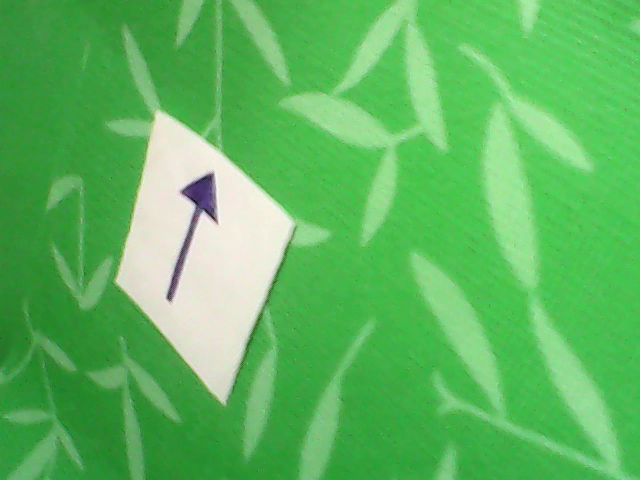
#> input picture data/imgs/arrow/vlcsnap-2020-10-21-18h01m22s212.png, 640 x 480 px; its folder holds only this picture in this run
$ jupyter execute --allow-errors cv_hw3.ipynb   (shell and % lines are left out)
#> lines starting #> are read from the running program, lines starting #| are printed output that depends on the picture; after the words box and inside, x2 and y2 are one past the last pixel; in counts of white or black regions, pixels touching at a corner belong together
# Домашнее задание 3

1) [1 балл] Реализуйте чтение изображений, лежащих в /data/imgs/arrow (как в демо с калибровкой камеры с семинара). Вся обязательная часть задания выполняется с этими изображениями

1) [2 балла] Реализуйте нахождение расстояния от камеры до листка, учитывая, что это тот же листок, что был в первом демо

2) [3 балла] Реализуйте приведение изображения листка к "виду сверху"

3) [6 баллов] Реализуйте определение направления, в котором указывает стрелка. Можно использовать скелетонизацию из первого семинара по зрению: получить маску темной области (стрелки) внутри изображения листка, применить скелетонизацию, вычислить направление. Можно поступить иначе: после нахождения маски вычислить градиенты Собеля по x и y и проанализировать их направления. P.S. Можно использовать и полностью свой метод

4) [3 балла] Доп. задача 1: Примените написанный Вами код к видео https://drive.google.com/file/d/1AQhg2lL5FL4edlOcxY2SHOOZ-v9TgHBD/view?usp=sharing. Загрузите видео на свой гугл диск, а затем дополните имеющийся код монтированием диска и чтением в цикле кадров видео, приведёнными в конце семинара

5) [5 баллов] Доп. задача 2: определите, нормально ли видно листок в кадре. На некоторых кадрах его видно не полностью, один или больше уголков находятся за кадром. Это можно автоматически обнаруживать, к примеру используя размеры стрелки, и выводить на соответствующем кадре маркер - текст или цветную метку

[cell 1]
cd cvr_course/notebooks

#Task1

[cell 2]
import numpy as np
import cv2
import glob
import time
import os
import math
import sys
from matplotlib import pyplot as plt
from PIL import Image

X_data = []
files = glob.glob ("../data/imgs/arrow/*.png")
for myFile in files:
    print(myFile)
    image = cv2.imread (myFile)
#> image is the input picture: shape (480, 640, 3); mean B, G, R 95, 183.6, 93.3
    X_data.append (image)
    plt.imshow(image)
    plt.axis ('off')
    plt.show ()

**Color space conversion**

[cell 3]
X2_data = []
for img in X_data:
  img_rgb = cv2.cvtColor (img, cv2.COLOR_BGR2RGB)
  X2_data.append (img_rgb)
  plt.imshow (img_rgb)
  plt.axis ('off')
  plt.show ()
#> this loop made 1 pass
#> after the loop, X2_data = 1 item

#Task3
Mask obtainment

[cell 4]
low_th  = (200, 200, 200)
high_th = (255, 255, 255)
mask_data = []
for img in X2_data:
  mask = cv2.inRange (img, low_th, high_th)
  mask_data.append (mask)
  plt.imshow (mask)
  plt.axis ('off')
  plt.show ()
#> this loop made 1 pass
#> pass 1, `mask = cv2.inRange (img, low_th, high_th)`:
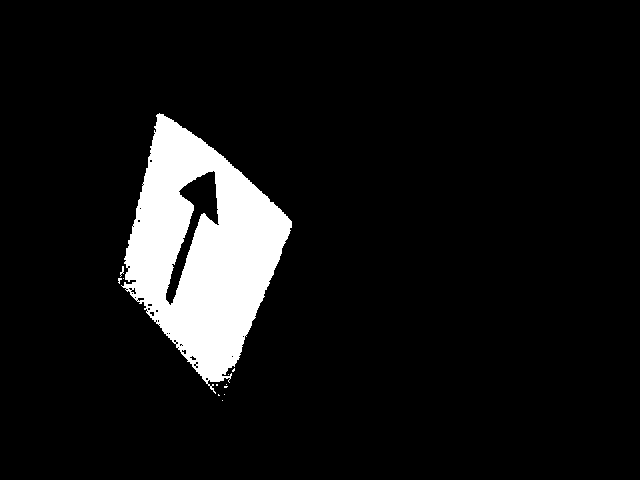
#> mask: shape (480, 640); 8.2% white; 12 white regions (10 under 20 px), largest, box (x1, y1, x2, y2) and area: (121, 113, 292, 394) 24980, (120, 266, 124, 277) 21
#> after the loop, mask_data = 1 item


$ run again, on data/imgs/arrow/vlcsnap-2020-10-21-18h01m36s056.png
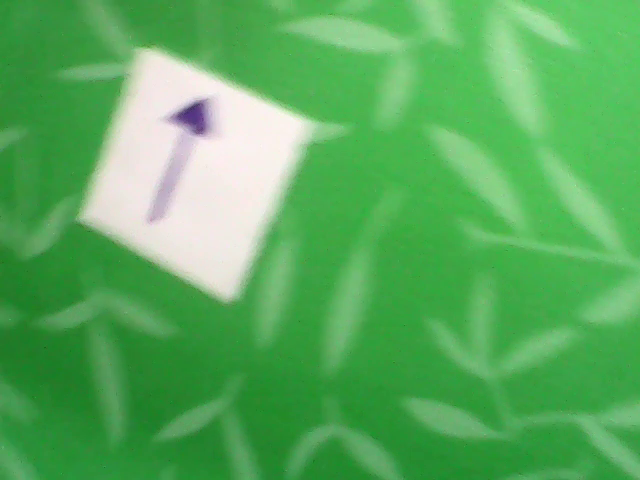
#> input picture data/imgs/arrow/vlcsnap-2020-10-21-18h01m36s056.png, 640 x 480 px
#> image is the input picture: shape (480, 640, 3); mean B, G, R 94, 172.7, 89.4
#> the loop `for img in X_data:` made 1 pass
#> after the loop `for img in X_data:`: X2_data = 1 item
#> the loop `for img in X2_data:` made 1 pass
#> pass 1, `mask = cv2.inRange (img, low_th, high_th)`:
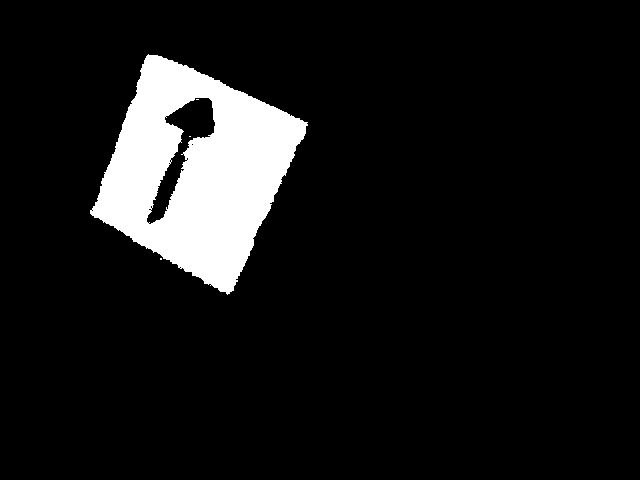
#> mask: shape (480, 640); 9.1% white; 4 white regions (3 under 20 px), largest, box (x1, y1, x2, y2) and area: (90, 54, 308, 295) 27964

$ run again, on data/imgs/arrow/vlcsnap-2020-10-21-18h01m41s874.png
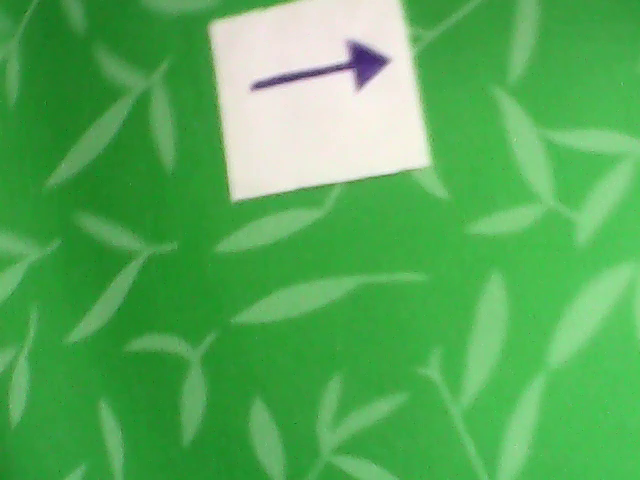
#> input picture data/imgs/arrow/vlcsnap-2020-10-21-18h01m41s874.png, 640 x 480 px
#> image is the input picture: shape (480, 640, 3); mean B, G, R 88.1, 172.3, 85.5
#> the loop `for img in X_data:` made 1 pass
#> after the loop `for img in X_data:`: X2_data = 1 item
#> the loop `for img in X2_data:` made 1 pass
#> pass 1, `mask = cv2.inRange (img, low_th, high_th)`:
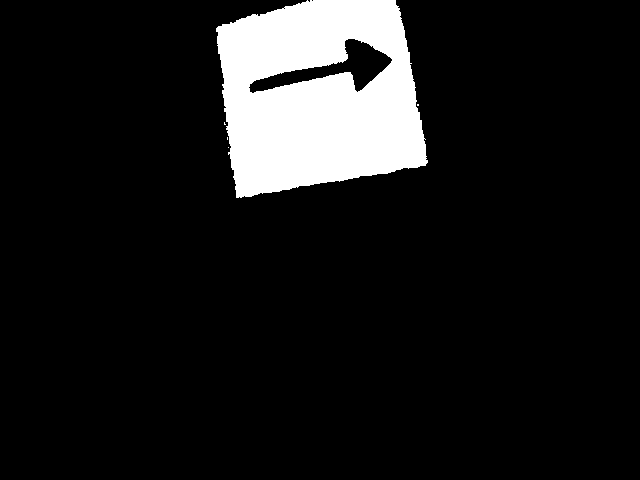
#> mask: shape (480, 640); 10.1% white; 5 white regions (4 under 20 px), largest, box (x1, y1, x2, y2) and area: (216, 0, 428, 198) 31010

$ run again, on data/imgs/arrow/vlcsnap-2020-10-21-18h01m44s163.png
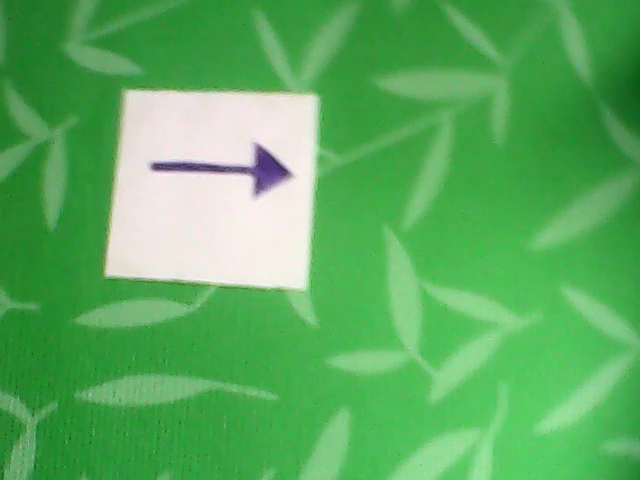
#> input picture data/imgs/arrow/vlcsnap-2020-10-21-18h01m44s163.png, 640 x 480 px
#> image is the input picture: shape (480, 640, 3); mean B, G, R 95, 172.5, 90.7
#> the loop `for img in X_data:` made 1 pass
#> after the loop `for img in X_data:`: X2_data = 1 item
#> the loop `for img in X2_data:` made 1 pass
#> pass 1, `mask = cv2.inRange (img, low_th, high_th)`:
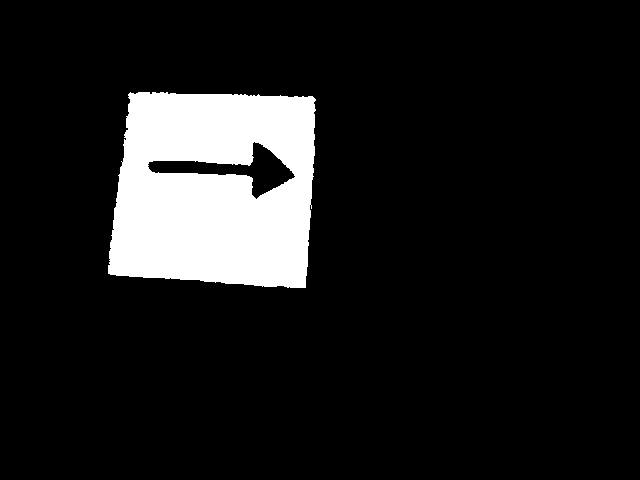
#> mask: shape (480, 640); 11% white; 1 white region, box (x1, y1, x2, y2) and area: (108, 92, 316, 288) 33724

$ run again, on data/imgs/arrow/vlcsnap-2020-10-21-18h01m27s294.png
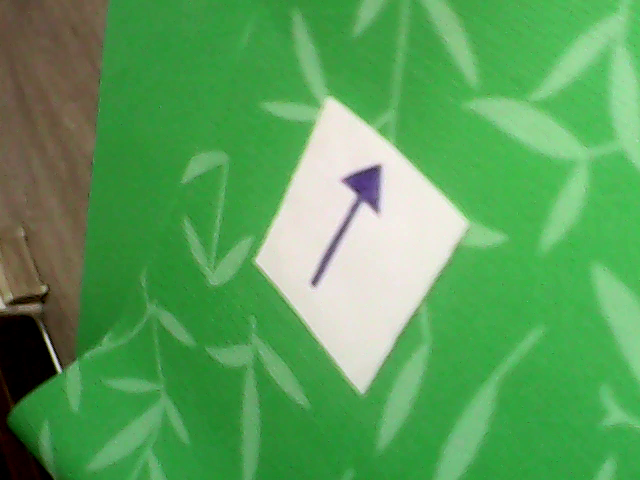
#> input picture data/imgs/arrow/vlcsnap-2020-10-21-18h01m27s294.png, 640 x 480 px
#> image is the input picture: shape (480, 640, 3); mean B, G, R 89.5, 159.6, 89.1
#> the loop `for img in X_data:` made 1 pass
#> after the loop `for img in X_data:`: X2_data = 1 item
#> the loop `for img in X2_data:` made 1 pass
#> pass 1, `mask = cv2.inRange (img, low_th, high_th)`:
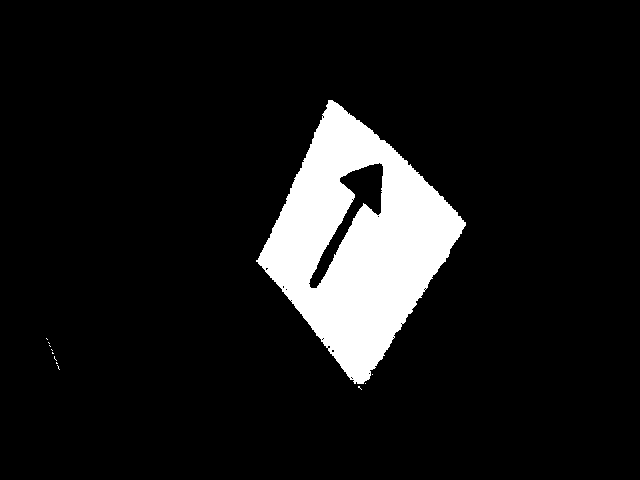
#> mask: shape (480, 640); 9.6% white; 12 white regions (11 under 20 px), largest, box (x1, y1, x2, y2) and area: (256, 100, 466, 384) 29332
